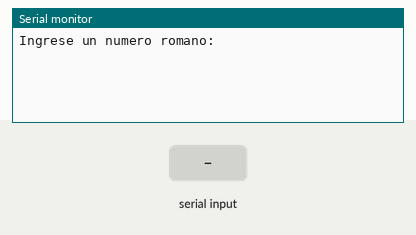
Recording of a sketch running on a simulated Arduino Uno, built with avr-gcc and run on an emulated ATmega328P. Parts: the last lines printed to the serial monitor. The test bench sets the inputs (shaded band).

Above: at 1.2 s.
1.3 s: "M" received over Serial
At 3.5 s:
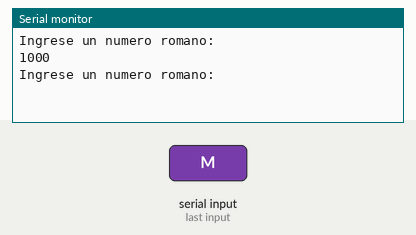
3.8 s: "D" received over Serial
At 5.7 s:
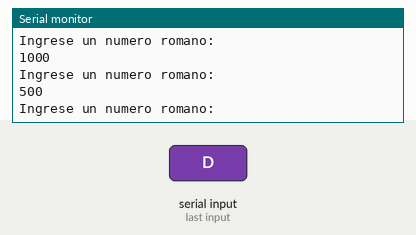

The sketch:

romanos1.ino
```cpp
// C++ code
//María del Mar Arbelaez
int tradliteral(char a){
    int b;
    b = (a=='M') ? 1000 : (a=='D') ? 500 : (a=='C') ? 100 : (a=='L') ? 50 : (a=='X') ? 10 : (a=='V') ? 5 : (a=='I') ? 1 :0;
    return b;
}
void setup()
{
  Serial.begin(9600);

}

String roman="nananan";
void loop()
{
  int dec=0;
    int arraydec[20]={0};
    int primero=0;
    int segundo=0;
    Serial.println(F("Ingrese un numero romano: "));
   while (Serial.available() == 0){

  }
    roman=Serial.readString();
  for (int i=0;roman[i]!='\0';i++){
        arraydec[i]=tradliteral(roman[i]);
    }
    for (int i=0;arraydec[i]!=0;i++){
       primero=arraydec[i];
       segundo=arraydec[i+1];
       if (primero>=segundo){
           dec=dec+primero;
       }
       else {
           dec=dec-primero;
       }
    }
    Serial.println(dec);

}
```

Measured:
- after the input at 1.3 s, the serial monitor: prints a new line after 1.0 s (image 1)
- after the input at 3.8 s, the serial monitor: prints a new line after 1.0 s (image 2)
